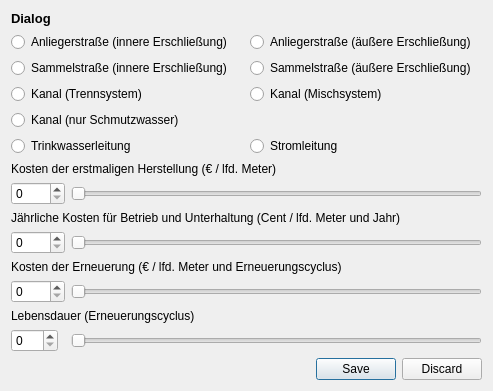
          <widget class="QWidget" name="scrollAreaWidgetContents_3">
           <property name="geometry">
            <rect>
             <x>0</x>
             <y>0</y>
             <width>459</width>
             <height>371</height>
            </rect>
           </property>
           <layout class="QGridLayout" name="gridLayout_17">
            <item row="5" column="0">
             <widget class="QRadioButton" name="radioButton_9">
              <property name="text">
               <string>Kanal (Trennsystem)</string>
              </property>
             </widget>
            </item>
            <item row="7" column="3">
             <widget class="QRadioButton" name="radioButton_11">
              <property name="text">
               <string>Stromleitung</string>
              </property>
             </widget>
            </item>
            <item row="3" column="0">
             <widget class="QRadioButton" name="radioButton_7">
              <property name="text">
               <string>Sammelstraße (innere Erschließung)</string>
              </property>
             </widget>
            </item>
            <item row="2" column="0">
             <widget class="QRadioButton" name="radioButton_3">
              <property name="text">
               <string>Anliegerstraße (innere Erschließung)</string>
              </property>
             </widget>
            </item>
            <item row="3" column="3">
             <widget class="QRadioButton" name="radioButton_8">
              <property name="text">
               <string>Sammelstraße (äußere Erschließung)</string>
              </property>
             </widget>
            </item>
            <item row="7" column="0">
             <widget class="QRadioButton" name="radioButton_6">
              <property name="sizePolicy">
               <sizepolicy hsizetype="Minimum" vsizetype="Fixed">
                <horstretch>0</horstretch>
                <verstretch>0</verstretch>
               </sizepolicy>
              </property>
              <property name="text">
               <string>Trinkwasserleitung</string>
              </property>
             </widget>
            </item>
            <item row="8" column="0" colspan="5">
             <layout class="QGridLayout" name="gridLayout_18">
              <item row="3" column="0">
               <widget class="QSpinBox" name="spinBox_27">
                <property name="sizePolicy">
                 <sizepolicy hsizetype="Fixed" vsizetype="Fixed">
                  <horstretch>0</horstretch>
                  <verstretch>0</verstretch>
                 </sizepolicy>
                </property>
                <property name="maximum">
                 <number>2000</number>
                </property>
               </widget>
              </item>
              <item row="5" column="0">
               <widget class="QSpinBox" name="spinBox_28">
                <property name="sizePolicy">
                 <sizepolicy hsizetype="Fixed" vsizetype="Fixed">
                  <horstretch>0</horstretch>
                  <verstretch>0</verstretch>
                 </sizepolicy>
                </property>
                <property name="maximum">
                 <number>2000</number>
                </property>
               </widget>
              </item>
              <item row="7" column="1">
               <widget class="QSlider" name="horizontalSlider_19">
                <property name="orientation">
                 <enum>Qt::Horizontal</enum>
                </property>
               </widget>
              </item>
              <item row="5" column="1">
               <widget class="QSlider" name="horizontalSlider_18">
                <property name="orientation">
                 <enum>Qt::Horizontal</enum>
                </property>
               </widget>
              </item>
              <item row="7" column="0">
               <widget class="QSpinBox" name="spinBox_29">
                <property name="sizePolicy">
                 <sizepolicy hsizetype="Fixed" vsizetype="Fixed">
                  <horstretch>0</horstretch>
                  <verstretch>0</verstretch>
                 </sizepolicy>
                </property>
                <property name="maximum">
                 <number>100</number>
                </property>
               </widget>
              </item>
              <item row="1" column="0">
               <widget class="QSpinBox" name="spinBox_26">
                <property name="sizePolicy">
                 <sizepolicy hsizetype="Fixed" vsizetype="Fixed">
                  <horstretch>0</horstretch>
                  <verstretch>0</verstretch>
                 </sizepolicy>
                </property>
                <property name="maximum">
                 <number>2000</number>
                </property>
               </widget>
              </item>
              <item row="1" column="1">
               <widget class="QSlider" name="horizontalSlider_16">
                <property name="orientation">
                 <enum>Qt::Horizontal</enum>
                </property>
               </widget>
              </item>
              <item row="3" column="1">
               <widget class="QSlider" name="horizontalSlider_17">
                <property name="orientation">
                 <enum>Qt::Horizontal</enum>
                </property>
               </widget>
              </item>
              <item row="0" column="0" colspan="2">
               <widget class="QLabel" name="label_54">
                <property name="sizePolicy">
                 <sizepolicy hsizetype="Fixed" vsizetype="Fixed">
                  <horstretch>0</horstretch>
                  <verstretch>0</verstretch>
                 </sizepolicy>
                </property>
                <property name="text">
                 <string>Kosten der erstmaligen Herstellung (€ / lfd. Meter)</string>
                </property>
               </widget>
              </item>
              <item row="2" column="0" colspan="2">
               <widget class="QLabel" name="label_55">
                <property name="sizePolicy">
                 <sizepolicy hsizetype="Fixed" vsizetype="Fixed">
                  <horstretch>0</horstretch>
                  <verstretch>0</verstretch>
                 </sizepolicy>
                </property>
                <property name="text">
                 <string>Jährliche Kosten für Betrieb und Unterhaltung (Cent / lfd. Meter und Jahr)</string>
                </property>
               </widget>
              </item>
              <item row="4" column="0" colspan="2">
               <widget class="QLabel" name="label_56">
                <property name="sizePolicy">
                 <sizepolicy hsizetype="Fixed" vsizetype="Fixed">
                  <horstretch>0</horstretch>
                  <verstretch>0</verstretch>
                 </sizepolicy>
                </property>
                <property name="text">
                 <string>Kosten der Erneuerung (€ / lfd. Meter und Erneuerungscyclus)</string>
                </property>
               </widget>
              </item>
              <item row="6" column="0" colspan="2">
               <widget class="QLabel" name="label_57">
                <property name="sizePolicy">
                 <sizepolicy hsizetype="Fixed" vsizetype="Fixed">
                  <horstretch>0</horstretch>
                  <verstretch>0</verstretch>
                 </sizepolicy>
                </property>
                <property name="text">
                 <string>Lebensdauer (Erneuerungscyclus)</string>
                </property>
               </widget>
              </item>
             </layout>
            </item>
            <item row="5" column="3">
             <widget class="QRadioButton" name="radioButton_5">
              <property name="text">
               <string>Kanal (Mischsystem)</string>
              </property>
             </widget>
            </item>
            <item row="6" column="0">
             <widget class="QRadioButton" name="radioButton_10">
              <property name="text">
               <string>Kanal (nur Schmutzwasser)</string>
              </property>
             </widget>
            </item>
            <item row="2" column="4">
             <spacer name="horizontalSpacer_9">
              <property name="orientation">
               <enum>Qt::Horizontal</enum>
              </property>
              <property name="sizeHint" stdset="0">
               <size>
                <width>40</width>
                <height>20</height>
               </size>
              </property>
             </spacer>
            </item>
            <item row="2" column="3">
             <widget class="QRadioButton" name="radioButton_4">
              <property name="text">
               <string>Anliegerstraße (äußere Erschließung)</string>
              </property>
             </widget>
            </item>
            <item row="9" column="0" colspan="5">
             <widget class="QDialogButtonBox" name="buttonBox">
              <property name="standardButtons">
               <set>QDialogButtonBox::Discard|QDialogButtonBox::Save</set>
              </property>
             </widget>
            </item>
            <item row="0" column="0">
             <widget class="QLabel" name="label_3">
              <property name="font">
               <font>
                <pointsize>10</pointsize>
                <weight>75</weight>
                <bold>true</bold>
               </font>
              </property>
              <property name="text">
               <string>Dialog</string>
              </property>
             </widget>
            </item>
           </layout>
          </widget>
